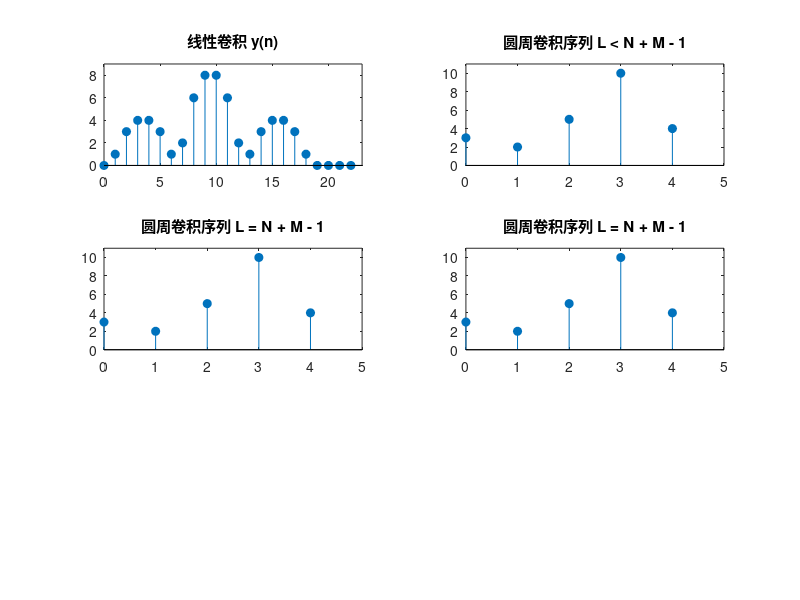

Reproduce this figure in MATLAB.
clear all;
clc;

% 定义信号
x1 = [1, 1, 1, 1, 0, 0, 1, 1, 1, 1, 0, 0];
x2 = [0, 1, 2, 1, 0, 0, 0, 1, 2, 1, 0, 0];

p = length(x1);  % x1长度
q = length(x2);  % x2长度
n = p + q - 1;   % 卷积结果的长度

% 反转 x2
a = 0:q-1;
y2 = x2(q - a);

% 获取用户输入
N1 = input('请输入L1=');
N2 = input('请输入L2=');
N3 = input('请输入L3=');

% 计算线性卷积并逐步显示
y = conv(x1, x2);  % 线性卷积结果
subplot(3, 2, 1);
for i = 1:n
    t = 0:i-1;
    stem(t, y(1:i), 'filled');
    title('线性卷积 y(n)');
    axis([0, n, 0, max(y) + 1]);
    pause(0.1);
end

% 显示第一种圆周卷积（L < N + M - 1）
x1_1 = [x1, zeros(1, N1 - p)];
x2_1 = [x2, zeros(1, N1 - q)];
y1_1 = conv(x1_1, x2_1);  % 圆周卷积计算
z11 = [zeros(1, N1), y1_1(1:(N1 - 1))];
z21 = [y1_1((N1 + 1):(2 * N1 - 1)), zeros(1, N1)];
z1 = z11(1:(2 * N1 - 1)) + z21(1:(2 * N1 - 1)) + y1_1(1:(2 * N1 - 1));
y1 = z1(1:N1);

subplot(3, 2, 2);
for i = 1:N1
    t = 0:i-1;
    stem(t, y1(1:i), 'filled');
    title('圆周卷积序列 L < N + M - 1');
    axis([0, N1, 0, max(y1) + 1]);
    pause(0.1);
end

% 显示第二种圆周卷积（L = N + M - 1）
x1_2 = [x1, zeros(1, N2 - p)];
x2_2 = [x2, zeros(1, N2 - q)];
y1_2 = conv(x1_2, x2_2);  % 圆周卷积计算
z11_2 = [zeros(1, N2), y1_2(1:(N2 - 1))];
z21_2 = [y1_2((N2 + 1):(2 * N2 - 1)), zeros(1, N2)];
z2 = z11_2(1:(2 * N2 - 1)) + z21_2(1:(2 * N2 - 1)) + y1_2(1:(2 * N2 - 1));
y2 = z2(1:N2);

subplot(3, 2, 3);
for i = 1:N2
    t = 0:i-1;
    stem(t, y2(1:i), 'filled');
    title('圆周卷积序列 L = N + M - 1');
    axis([0, N2, 0, max(y2) + 1]);
    pause(0.1);
end

% 可选：第三种圆周卷积，可以根据需要设置
x1_3 = [x1, zeros(1, N3 - p)];
x2_3 = [x2, zeros(1, N3 - q)];
y1_3 = conv(x1_3, x2_3);  % 圆周卷积计算
z11_3 = [zeros(1, N3), y1_3(1:(N3 - 1))];
z21_3 = [y1_3((N3 + 1):(2 * N3 - 1)), zeros(1, N3)];
z3 = z11_3(1:(2 * N3 - 1)) + z21_3(1:(2 * N3 - 1)) + y1_3(1:(2 * N3 - 1));
y3 = z3(1:N3);

subplot(3, 2, 4);
for i = 1:N3
    t = 0:i-1;
    stem(t, y3(1:i), 'filled');
    title('圆周卷积序列 L = N + M - 1');
    axis([0, N3, 0, max(y3) + 1]);
    pause(0.1);
end

% 完成所有绘图
disp('卷积计算和图形展示已完成');
